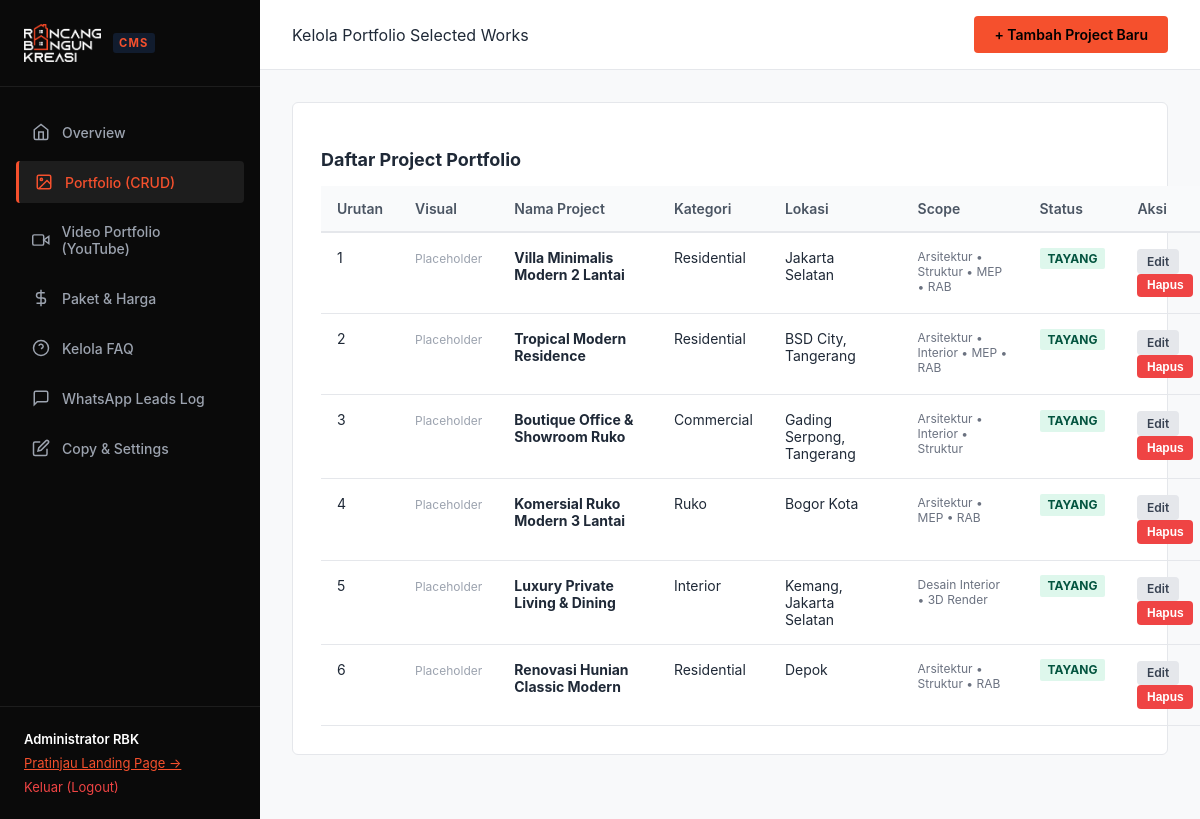
Page /admin/portfolio.php (signed in) on the earlier database version.
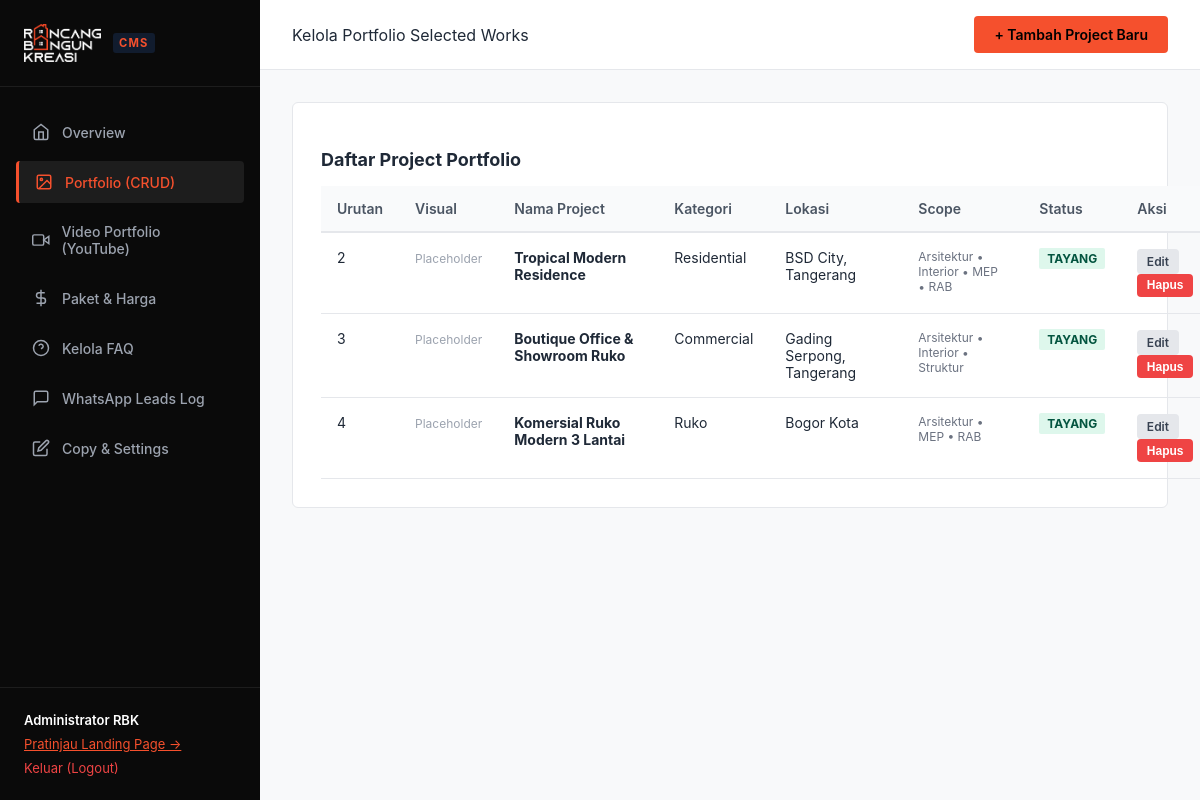
Same page on the later database version.
### tables this page shows
CREATE TABLE portfolio (
        id INTEGER PRIMARY KEY AUTOINCREMENT,
        title TEXT NOT NULL,
        category TEXT NOT NULL,
        location TEXT NOT NULL,
        scope_tags TEXT,
        challenge TEXT,
        solution TEXT,
        image_url TEXT,
        sort_order INTEGER DEFAULT 0,
        is_active INTEGER DEFAULT 1,
        created_at DATETIME DEFAULT CURRENT_TIMESTAMP
    );

### config/auth.php (called while the page is built, shortened)
<?php
function e($string) {
    return htmlspecialchars($string ?? '', ENT_QUOTES, 'UTF-8');
}

### admin/portfolio.php (the view, shortened to what this page needs)
<?php
require_once __DIR__ . '/../config/auth.php';
$db = getDB();
$portfolios = $db->query("SELECT * FROM portfolio ORDER BY sort_order ASC, id DESC")->fetchAll();
?>
<!DOCTYPE html>
<html lang="id">
<head>
  <link rel="stylesheet" href="/assets/css/admin.css">
</head>
<body class="admin-body">
  <?php include __DIR__ . '/sidebar.php'; ?>
  <div class="admin-main">
    <div class="admin-topbar">
      <div>Kelola Portfolio Selected Works</div>
      <a href="/admin/portfolio.php?action=create" class="btn-admin btn-admin-primary">+ Tambah Project Baru</a>
    </div>
    <div class="admin-content">
      <div class="card">
        <h3 style="font-size: 1.125rem; font-weight: 700; margin-bottom: 1rem;">Daftar Project Portfolio</h3>
        <table class="admin-table">
          <thead>
            <tr>
              <th>Urutan</th>
              <th>Visual</th>
              <th>Nama Project</th>
              <th>Kategori</th>
              <th>Lokasi</th>
              <th>Scope</th>
              <th>Status</th>
              <th>Aksi</th>
            </tr>
          </thead>
          <tbody>
            <?php foreach ($portfolios as $p): ?>
              <tr>
                <td><?= $p['sort_order']; ?></td>
                <td>
                  <?php if (!empty($p['image_url'])): ?>
                    <img src="<?= e($p['image_url']); ?>" style="width: 60px; height: 40px; object-fit: cover; border-radius: 2px;">
                  <?php else: ?>
                    <span style="font-size: 0.75rem; color: #9CA3AF;">Placeholder</span>
                  <?php endif; ?>
                </td>
                <td><strong><?= e($p['title']); ?></strong></td>
                <td><?= e($p['category']); ?></td>
                <td><?= e($p['location']); ?></td>
                <td style="font-size: 0.75rem; color: #6B7280;"><?= e($p['scope_tags']); ?></td>
                <td>
                  <span style="padding: 0.2rem 0.5rem; border-radius: 2px; font-size: 0.75rem; font-weight: 700; background: <?= $p['is_active'] ? '#DEF7EC' : '#FDE8E8'; ?>; color: <?= $p['is_active'] ? '#03543F' : '#9B1C1C'; ?>;">
                    <?= $p['is_active'] ? 'TAYANG' : 'DRAFT'; ?>
                  </span>
                </td>
                <td>
                  <a href="/admin/portfolio.php?action=edit&id=<?= $p['id']; ?>" class="btn-admin btn-admin-secondary" style="padding: 0.3rem 0.6rem; font-size: 0.75rem;">Edit</a>
                  <form method="POST" style="display: inline;" onsubmit="return confirm('Apakah Anda yakin ingin menghapus portfolio ini?');">
                    <button type="submit" class="btn-admin btn-admin-danger" style="padding: 0.3rem 0.6rem; font-size: 0.75rem;">Hapus</button>
                  </form>
                </td>
              </tr>
            <?php endforeach; ?>
          </tbody>
        </table>
      </div>
    </div>
  </div>
</body>
</html>

### admin/sidebar.php
<?php
$currentPage = basename($_SERVER['PHP_SELF']);
?>
<div class="admin-sidebar">
  <div class="sidebar-header" style="display: flex; align-items: center; gap: 0.75rem;">
    <img src="/assets/images/logo-light.png" alt="RBK Studio Logo" style="height: 38px; width: auto; object-fit: contain;">
    <span style="font-size: 0.7rem; font-weight: 700; color: var(--admin-primary); letter-spacing: 0.1em; background: rgba(59,130,246,0.15); padding: 0.2rem 0.4rem; border-radius: 3px;">CMS</span>
  </div>
  <nav class="sidebar-nav">
    <a href="/admin/dashboard.php" class="sidebar-link <?= $currentPage == 'dashboard.php' ? 'active' : ''; ?>">
      <svg width="18" height="18" viewBox="0 0 24 24" fill="none" stroke="currentColor" stroke-width="2"><path d="M3 9l9-7 9 7v11a2 2 0 0 1-2 2H5a2 2 0 0 1-2-2z"/><polyline points="9 22 9 12 15 12 15 22"/></svg>
      Overview
    </a>
    <a href="/admin/portfolio.php" class="sidebar-link <?= $currentPage == 'portfolio.php' ? 'active' : ''; ?>">
      <svg width="18" height="18" viewBox="0 0 24 24" fill="none" stroke="currentColor" stroke-width="2"><rect x="3" y="3" width="18" height="18" rx="2"/><circle cx="8.5" cy="8.5" r="1.5"/><polyline points="21 15 16 10 5 21"/></svg>
      Portfolio (CRUD)
    </a>
    <a href="/admin/videos.php" class="sidebar-link <?= $currentPage == 'videos.php' ? 'active' : ''; ?>">
      <svg width="18" height="18" viewBox="0 0 24 24" fill="none" stroke="currentColor" stroke-width="2"><path d="M23 7l-7 5 7 5V7z"/><rect x="1" y="5" width="15" height="14" rx="2" ry="2"/></svg>
      Video Portfolio (YouTube)
    </a>
    <a href="/admin/pricing.php" class="sidebar-link <?= $currentPage == 'pricing.php' ? 'active' : ''; ?>">
      <svg width="18" height="18" viewBox="0 0 24 24" fill="none" stroke="currentColor" stroke-width="2"><line x1="12" y1="1" x2="12" y2="23"/><path d="M17 5H9.5a3.5 3.5 0 0 0 0 7h5a3.5 3.5 0 0 1 0 7H6"/></svg>
      Paket & Harga
    </a>
    <a href="/admin/faq.php" class="sidebar-link <?= $currentPage == 'faq.php' ? 'active' : ''; ?>">
      <svg width="18" height="18" viewBox="0 0 24 24" fill="none" stroke="currentColor" stroke-width="2"><circle cx="12" cy="12" r="10"/><path d="M9.09 9a3 3 0 0 1 5.83 1c0 2-3 3-3 3"/><line x1="12" y1="17" x2="12.01" y2="17"/></svg>
      Kelola FAQ
    </a>
    <a href="/admin/leads.php" class="sidebar-link <?= $currentPage == 'leads.php' ? 'active' : ''; ?>">
      <svg width="18" height="18" viewBox="0 0 24 24" fill="none" stroke="currentColor" stroke-width="2"><path d="M21 15a2 2 0 0 1-2 2H7l-4 4V5a2 2 0 0 1 2-2h14a2 2 0 0 1 2 2z"/></svg>
      WhatsApp Leads Log
    </a>
    <a href="/admin/content.php" class="sidebar-link <?= $currentPage == 'content.php' ? 'active' : ''; ?>">
      <svg width="18" height="18" viewBox="0 0 24 24" fill="none" stroke="currentColor" stroke-width="2"><path d="M11 4H4a2 2 0 0 0-2 2v14a2 2 0 0 0 2 2h14a2 2 0 0 0 2-2v-7"/><path d="M18.5 2.5a2.121 2.121 0 0 1 3 3L12 15l-4 1 1-4 9.5-9.5z"/></svg>
      Copy & Settings
    </a>
  </nav>
  <div class="sidebar-footer">
    <div style="margin-bottom: 0.5rem; color: #FFF; font-weight: 600;"><?= e($_SESSION['admin_user']['name'] ?? 'Admin'); ?></div>
    <a href="/" target="_blank" style="color: var(--admin-primary); text-decoration: underline; display: block; margin-bottom: 0.5rem;">Pratinjau Landing Page &rarr;</a>
    <a href="/admin/logout.php" style="color: #EF4444; text-decoration: none;">Keluar (Logout)</a>
  </div>
</div>

### assets/css/admin.css (style rules this page uses)
:root { --admin-sidebar-bg: #0A0A0A; --admin-content-bg: #F8F9FA; --admin-card-bg: #FFFFFF; --admin-border: #E5E7EB; --admin-text: #1F2937; --admin-muted: #6B7280; --admin-primary: #F5502D; --admin-primary-hover: #D83C1A; }
body.admin-body { font-family: 'Plus Jakarta Sans', -apple-system, sans-serif; background-color: var(--admin-content-bg); color: var(--admin-text); margin: 0; display: flex; min-height: 100vh; }
.admin-sidebar { width: 260px; background-color: var(--admin-sidebar-bg); color: #FFFFFF; display: flex; flex-direction: column; flex-shrink: 0; }
.sidebar-header { padding: 1.5rem; border-bottom: 1px solid rgba(255,255,255,0.08); font-weight: 700; font-size: 1.125rem; letter-spacing: 0.1em; display: flex; align-items: center; gap: 0.75rem; }
.sidebar-nav { padding: 1.5rem 1rem; display: flex; flex-direction: column; gap: 0.5rem; flex-grow: 1; }
.sidebar-link { color: #9CA3AF; padding: 0.75rem 1rem; border-radius: 4px; text-decoration: none; font-size: 0.875rem; font-weight: 500; display: flex; align-items: center; gap: 0.75rem; transition: all 0.2s ease; }
.sidebar-link:hover, .sidebar-link.active { background: rgba(255, 255, 255, 0.08); color: #FFFFFF; }
.sidebar-link.active { border-left: 3px solid var(--admin-primary); color: var(--admin-primary); }
.sidebar-footer { padding: 1.5rem; border-top: 1px solid rgba(255,255,255,0.08); font-size: 0.8125rem; color: #6B7280; }
.admin-main { flex-grow: 1; display: flex; flex-direction: column; min-width: 0; overflow-x: hidden; }
.admin-topbar { background: #FFFFFF; padding: 1rem 2rem; border-bottom: 1px solid var(--admin-border); display: flex; align-items: center; justify-content: space-between; }
.admin-content { padding: 2rem; flex-grow: 1; }
.card { background: var(--admin-card-bg); border: 1px solid var(--admin-border); border-radius: 6px; padding: 1.75rem; margin-bottom: 2rem; }
.btn-admin { padding: 0.625rem 1.25rem; font-size: 0.875rem; font-weight: 600; border-radius: 4px; border: none; cursor: pointer; display: inline-flex; align-items: center; gap: 0.5rem; text-decoration: none; }
.btn-admin-primary { background: var(--admin-primary); color: #000; }
.btn-admin-danger { background: #EF4444; color: #FFF; }
.btn-admin-secondary { background: #E5E7EB; color: #374151; }
.admin-table { width: 100%; border-collapse: collapse; font-size: 0.875rem; min-width: 900px; }
.admin-table th { background: #F9FAFB; font-weight: 600; color: #4B5563; padding: 0.875rem 1rem; text-align: left; border-bottom: 2px solid var(--admin-border); white-space: nowrap; }
.admin-table td { padding: 1rem; text-align: left; border-bottom: 1px solid var(--admin-border); vertical-align: top; }

Differences in the rows shown:
removed portfolio: sort_order "1", image_url "Placeholder", title "Villa Minimalis Modern 2 Lantai", category "Residential", location "Jakarta Selatan", scope_tags "Arsitektur • Struktur • MEP • RAB", is_active "TAYANG"
removed portfolio: sort_order "5", image_url "Placeholder", title "Luxury Private Living & Dining", category "Interior", location "Kemang, Jakarta Selatan", scope_tags "Desain Interior • 3D Render", is_active "TAYANG"
removed portfolio: sort_order "6", image_url "Placeholder", title "Renovasi Hunian Classic Modern", category "Residential", location "Depok", scope_tags "Arsitektur • Struktur • RAB", is_active "TAYANG"
